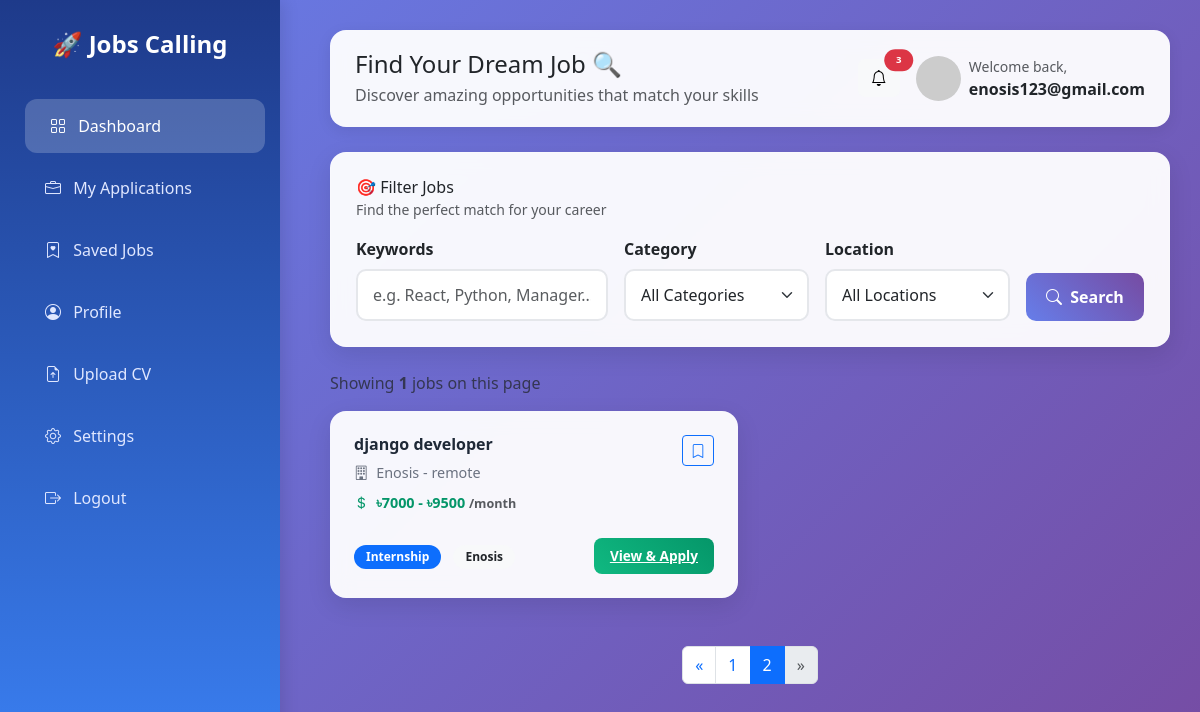
/candidate/dashboard/?page=2 (signed in), run on the app's committed database.
### home/models.py (models this page shows, shortened)
class JobPosting(models.Model):
    company = models.ForeignKey(
        CompanyProfile,
        on_delete=models.CASCADE,
        related_name='job_postings',
        help_text="The company that posted this job."
    )
    title = models.CharField(max_length=255, help_text="The job title (e.g., 'Senior Python Developer')")
    description = models.TextField(help_text="Detailed description of the role.")
    location = models.CharField(max_length=100, help_text="City, State, or 'Remote'")
    JOB_TYPES = [
        ('FT', 'Full-time'),
        ('PT', 'Part-time'),
        ('CT', 'Contract'),
        ('IT', 'Internship'),
    ]
    job_type = models.CharField(
        max_length=2,
        choices=JOB_TYPES,
        default='FT',
        help_text="Type of employment."
    )
    min_salary = models.IntegerField(
        null=True,
        blank=True,
        validators=[MinValueValidator(0)],
        help_text="Minimum expected annual salary (optional)."
    )
    max_salary = models.IntegerField(
        null=True,
        blank=True,
        validators=[MinValueValidator(0)],
        help_text="Maximum expected annual salary (optional)."
    )
    requirements = models.TextField(help_text="Key skills and qualifications required (e.g., technologies, education).")
    posted_date = models.DateTimeField(auto_now_add=True)
    application_deadline = models.DateField(null=True, blank=True)
    is_active = models.BooleanField(default=True, help_text="Is this job currently accepting applications?")
    class Meta:
        ordering = ['-posted_date']
        verbose_name_plural = "Job Postings"

class CompanyProfile(models.Model):
    user = models.OneToOneField(User, on_delete=models.CASCADE)
    company_name = models.CharField(max_length=200)
    industry = models.CharField(max_length=100)
    company_size = models.CharField(max_length=50)
    contact_person = models.CharField(max_length=150)
    phone_number = models.CharField(max_length=20)
    website = models.URLField(blank=True, null=True)
    agree_terms = models.BooleanField(default=False)

### home/views.py (the view)
# urls.py: path('candidate/dashboard/', views.candidate_dashboard, name='candidate_dashboard'),
@login_required
def candidate_dashboard(request):
    from .models import JobPosting
    job_qs = JobPosting.objects.filter(is_active=True).select_related('company').annotate(app_count=Count('applications')).order_by('-posted_date')
    paginator = Paginator(job_qs, 10)
    page = request.GET.get('page', 1)
    try:
        jobs_page = paginator.page(page)
    except PageNotAnInteger:
        jobs_page = paginator.page(1)
    except EmptyPage:
        jobs_page = paginator.page(paginator.num_pages)
    context = {
        'jobs': jobs_page,  # Page object usable like an iterable in templates
        'paginator': paginator,
        'page_obj': jobs_page,
    }
    return render(request, "CandidateDashboard.html", context)

### home/templates/CandidateDashboard.html (shortened to what this page needs)
<!DOCTYPE html>
<html lang="en">
<head>
  <link href="https://cdn.jsdelivr.net/npm/bootstrap@5.3.2/dist/css/bootstrap.min.css" rel="stylesheet">
  <link href="https://cdn.jsdelivr.net/npm/bootstrap-icons/font/bootstrap-icons.css" rel="stylesheet">
</head>
<body>
  <div class="sidebar">
    <h4>🚀 Jobs Calling</h4>
    <a href="#" class="active"><i class="bi bi-grid me-2"></i> Dashboard</a>
    <a href="#"><i class="bi bi-briefcase me-2"></i> My Applications</a>
    <a href="#"><i class="bi bi-bookmark-heart me-2"></i> Saved Jobs</a>
    <a href="{% url 'candidate_profile' %}"><i class="bi bi-person-circle me-2"></i> Profile</a>
    <a href="{% url 'candidate_cv' %}#pills-resume"><i class="bi bi-file-earmark-arrow-up me-2"></i> Upload CV</a>
    <a href="#"><i class="bi bi-gear me-2"></i> Settings</a>
    <a href="#"><i class="bi bi-box-arrow-right me-2"></i> Logout</a>
  </div>
  <div class="content">
    <div class="top-bar d-flex justify-content-between align-items-center">
      <div>
        <h4 class="mb-1">Find Your Dream Job 🔍</h4>
        <p class="text-muted mb-0">Discover amazing opportunities that match your skills</p>
      </div>
      <div class="d-flex align-items-center">
        <button class="btn btn-light me-3 position-relative">
          <i class="bi bi-bell"></i>
          <span class="position-absolute top-0 start-100 translate-middle badge rounded-pill bg-danger" style="font-size: 0.6rem;">3</span>
        </button>
        <div class="d-flex align-items-center">
          <img src="https://via.placeholder.com/45/667eea/ffffff?text=JD" class="rounded-circle me-2" alt="Profile" onerror="this.src=''; this.alt='Profile image failed to load'; this.style.display='none';">
          <div>
            <small class="text-muted d-block">Welcome back,</small>
            <strong>{{ user.first_name|default:user.username }}</strong>
          </div>
        </div>
      </div>
    </div>
    <div class="filter-section mb-4">
      <div class="row mb-3">
        <div class="col">
          <h6 class="mb-0">🎯 Filter Jobs</h6>
          <small class="text-muted">Find the perfect match for your career</small>
        </div>
      </div>
      <form class="row g-3">
        <div class="col-md-4">
          <label class="form-label fw-semibold">Keywords</label>
          <input type="text" id="searchInput" class="form-control" placeholder="e.g. React, Python, Manager...">
        </div>
        <div class="col-md-3">
          <label class="form-label fw-semibold">Category</label>
          <select id="categoryFilter" class="form-select">
            <option value="">All Categories</option>
          </select>
        </div>
        <div class="col-md-3">
          <label class="form-label fw-semibold">Location</label>
          <select id="locationFilter" class="form-select">
            <option value="">All Locations</option>
          </select>
        </div>
        <div class="col-md-2 d-flex align-items-end">
          <button type="button" class="btn btn-primary w-100" onclick="filterJobs()">
            <i class="bi bi-search me-1"></i> Search
          </button>
        </div>
      </form>
    </div>
    <div class="mb-3">
      <p class="text-muted mb-0" id="jobsCount">Showing <strong>{% if page_obj %}{{ page_obj|length }}{% else %}{{ jobs|length }}{% endif %}</strong> jobs on this page</p>
    </div>
    <div class="row" id="jobsContainer">
      {% if jobs and jobs|length > 0 %}
        {% for job in jobs %}
          <div class="col-lg-6 mb-4 job-card"
               data-category="{{ job.get_job_type_display|default:'' }}"
               data-location="{{ job.location|default:'' }}"
               data-keywords="{{ job.title }} {{ job.requirements }} {{ job.company.company_name }}">
            <div class="card p-4">
              <div class="d-flex justify-content-between align-items-start mb-3">
                <div class="flex-grow-1">
                  <h6 class="job-title">{{ job.title }}</h6>
                  <p class="job-company mb-2"><i class="bi bi-building me-1"></i> {{ job.company.company_name }} - {{ job.location }}</p>
                  {% if job.min_salary or job.max_salary %}
                    <p class="job-salary mb-2"><i class="bi bi-currency-dollar me-1"></i>
                      {% if job.min_salary %}৳{{ job.min_salary }}{% endif %}
                      {% if job.max_salary %} - ৳{{ job.max_salary }}{% endif %}
                      <small class="text-muted">/month</small>
                    </p>
                  {% endif %}
                </div>
                <button type="button" class="btn btn-outline-primary btn-sm" onclick="saveJob(this);" aria-label="Save job">
                  <i class="bi bi-bookmark"></i>
                </button>
              </div>
              <div class="d-flex justify-content-between align-items-center">
                <div>
                  <span class="badge bg-primary me-2">{{ job.get_job_type_display }}</span>
                  <span class="badge bg-light text-dark">{{ job.company.company_name }}</span>
                </div>
                <a href="{% url 'job_detail' job.id %}" class="apply-btn">View & Apply</a>
              </div>
            </div>
          </div>
        {% endfor %}
      {% else %}
        <div class="col-12 no-jobs">
          <i class="bi bi-search" style="font-size: 3rem; color: #d1d5db;"></i>
          <h5 class="mt-3">No jobs found</h5>
          <p>Try adjusting your search criteria to find more opportunities.</p>
        </div>
      {% endif %}
    </div>
    {% if page_obj and paginator.num_pages > 1 %}
      <nav aria-label="Job list pagination">
        <ul class="pagination justify-content-center mt-4">
          {% if page_obj.has_previous %}
            <li class="page-item">
              <a class="page-link" href="?page={{ page_obj.previous_page_number }}" aria-label="Previous">
                <span aria-hidden="true">&laquo;</span>
              </a>
            </li>
          {% else %}
            <li class="page-item disabled"><span class="page-link">&laquo;</span></li>
          {% endif %}
          {% for num in paginator.page_range %}
            {% if paginator.num_pages > 5 %}
              {% if num >= page_obj.number|add:'-2' and num <= page_obj.number|add:'2' %}
                <li class="page-item {% if num == page_obj.number %}active{% endif %}"><a class="page-link" href="?page={{ num }}">{{ num }}</a></li>
              {% endif %}
            {% else %}
              <li class="page-item {% if num == page_obj.number %}active{% endif %}"><a class="page-link" href="?page={{ num }}">{{ num }}</a></li>
            {% endif %}
          {% endfor %}
          {% if page_obj.has_next %}
            <li class="page-item">
              <a class="page-link" href="?page={{ page_obj.next_page_number }}" aria-label="Next">
                <span aria-hidden="true">&raquo;</span>
              </a>
            </li>
          {% else %}
            <li class="page-item disabled"><span class="page-link">&raquo;</span></li>
          {% endif %}
        </ul>
      </nav>
    {% endif %}
  </div>
</body>
</html>

### home/templates/CandidateDashboard.html (style rules this page uses)
body { background: linear-gradient(135deg, #667eea 0%, #764ba2 100%); font-family: 'Segoe UI', Tahoma, Geneva, Verdana, sans-serif; min-height: 100vh; }
.sidebar { height: 100vh; width: 280px; position: fixed; top: 0; left: 0; background: linear-gradient(180deg, #1e3a8a, #3b82f6); color: #fff; padding-top: 30px; box-shadow: 4px 0 15px rgba(0,0,0,0.1); z-index: 1000; }
.sidebar h4 { text-align: center; margin-bottom: 40px; font-weight: 700; font-size: 1.5rem; }
.sidebar a { display: block; padding: 15px 25px; margin: 8px 20px; color: #e0e7ff; text-decoration: none; border-radius: 12px; transition: all 0.3s ease; font-weight: 500; }
.sidebar a:hover, .sidebar a.active { background: rgba(255,255,255,0.2); color: #fff; transform: translateX(5px); }
.content { margin-left: 300px; padding: 30px; min-height: 100vh; }
.card { border-radius: 16px; box-shadow: 0 8px 25px rgba(0,0,0,0.1); border: none; transition: transform 0.3s ease, box-shadow 0.3s ease; }
.filter-section { background: rgba(255,255,255,0.95); backdrop-filter: blur(10px); border-radius: 16px; padding: 25px; box-shadow: 0 8px 25px rgba(0,0,0,0.1); border: 1px solid rgba(255,255,255,0.2); }
.top-bar { background: rgba(255,255,255,0.95); backdrop-filter: blur(10px); border-radius: 16px; padding: 20px 25px; margin-bottom: 25px; box-shadow: 0 4px 15px rgba(0,0,0,0.08); }
.job-card .card { background: rgba(255,255,255,0.95); backdrop-filter: blur(10px); }
.btn-primary { background: linear-gradient(45deg, #667eea, #764ba2); border: none; border-radius: 10px; font-weight: 600; padding: 12px 20px; }
.form-control, .form-select { border-radius: 10px; border: 2px solid #e5e7eb; padding: 12px 15px; }
.badge { font-size: 0.75rem; padding: 6px 12px; border-radius: 20px; }
.job-title { color: #1f2937; font-weight: 600; margin-bottom: 8px; }
.job-company { color: #6b7280; font-size: 0.9rem; margin-bottom: 12px; }
.job-salary { color: #059669; font-weight: 600; font-size: 0.9rem; }
.apply-btn { background: linear-gradient(45deg, #10b981, #059669); border: none; border-radius: 8px; color: white; padding: 8px 16px; font-size: 0.85rem; font-weight: 600; transition: all 0.3s ease; }

### data on the page
JobPosting: title "django developer", company.company_name "Enosis", location "remote", min_salary "7000", max_salary "9500", job_type "Internship"

### other printed values
{{ user.first_name|default:user.username }} "enosis123@gmail.com"
{{ page_obj|length }} "1"
{{ num }} "1" "2"
